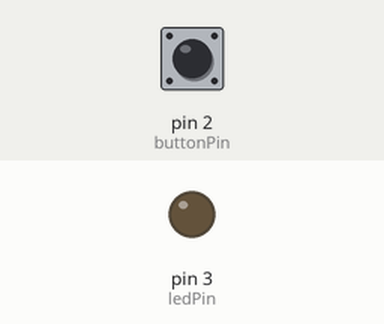
Bench run of a sketch on a simulated Arduino Uno, built with avr-gcc and run on an emulated ATmega328P. Shown: output pins drawn as LEDs (lit = HIGH). The test bench sets the inputs (shaded band); at power-on: pin 2 (buttonPin) LOW.

Above: at 1.2 s.
1.3 s: pin 2 (buttonPin) pulled HIGH for 0.15 s
At 2.5 s:
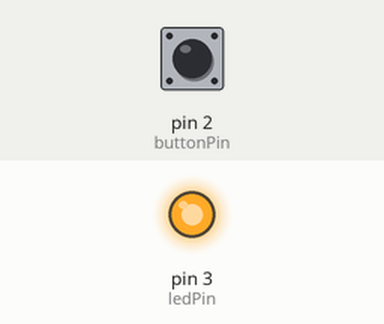
2.9 s: pin 2 (buttonPin) pulled HIGH for 1 s
At 3.7 s:
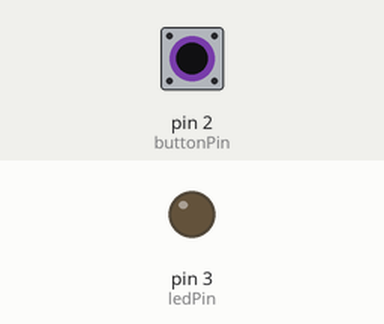
5.4 s: pin 2 (buttonPin) pulled HIGH for 3.2 s
At 6.8 s:
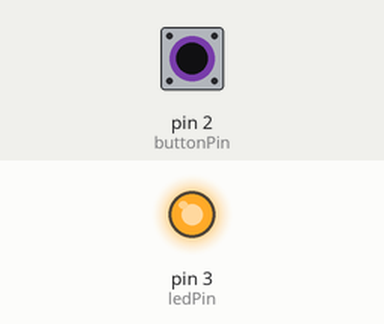
Timing chart, 0 to 8.4 s (numbered marks = the images above; inputs shaded):
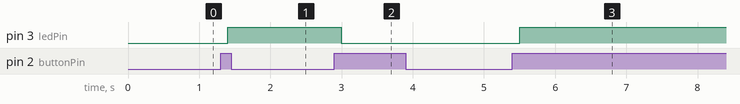

Measured:
- after the input at 1.3 s, pin 3 (ledPin): LOW → HIGH after 0.10 s
- after the input at 2.9 s, pin 3 (ledPin): HIGH → LOW after 0.10 s
- after the input at 5.4 s, pin 3 (ledPin): LOW → HIGH after 0.10 s

The sketch:

Button-Debounce.ino
```cpp
#include <Arduino.h>
const byte buttonPin = 2;
const byte ledPin = 3;
int prevState = LOW;
int buttonState;
int ledState = LOW;

unsigned long debounceTime = 0;
unsigned long debounceDelay = 100;

void setup(){
    pinMode(buttonPin,INPUT);
    pinMode(ledPin,OUTPUT);
    digitalWrite(ledPin,ledState);
}

void loop(){
    int state = digitalRead(buttonPin);

    if(state != prevState){ debounceTime = millis();}

    if(millis() - debounceTime >= debounceDelay){

        if(state != buttonState){
            buttonState = state;
            if(buttonState == HIGH){digitalWrite(ledPin,!digitalRead(ledPin));}
        }
    }

    prevState = state;
}
```
